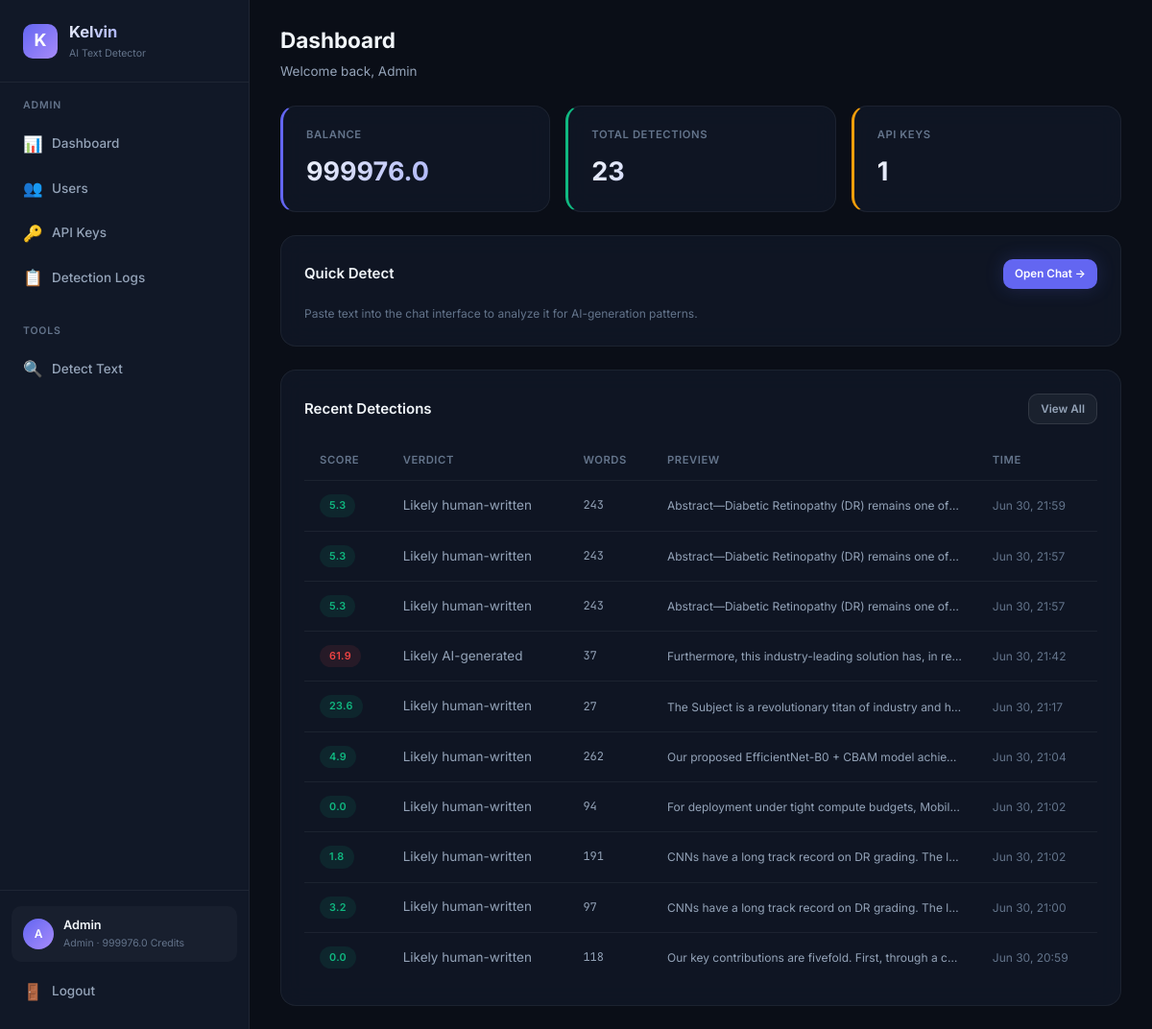
The page /dashboard (signed in) on the database as committed earlier.
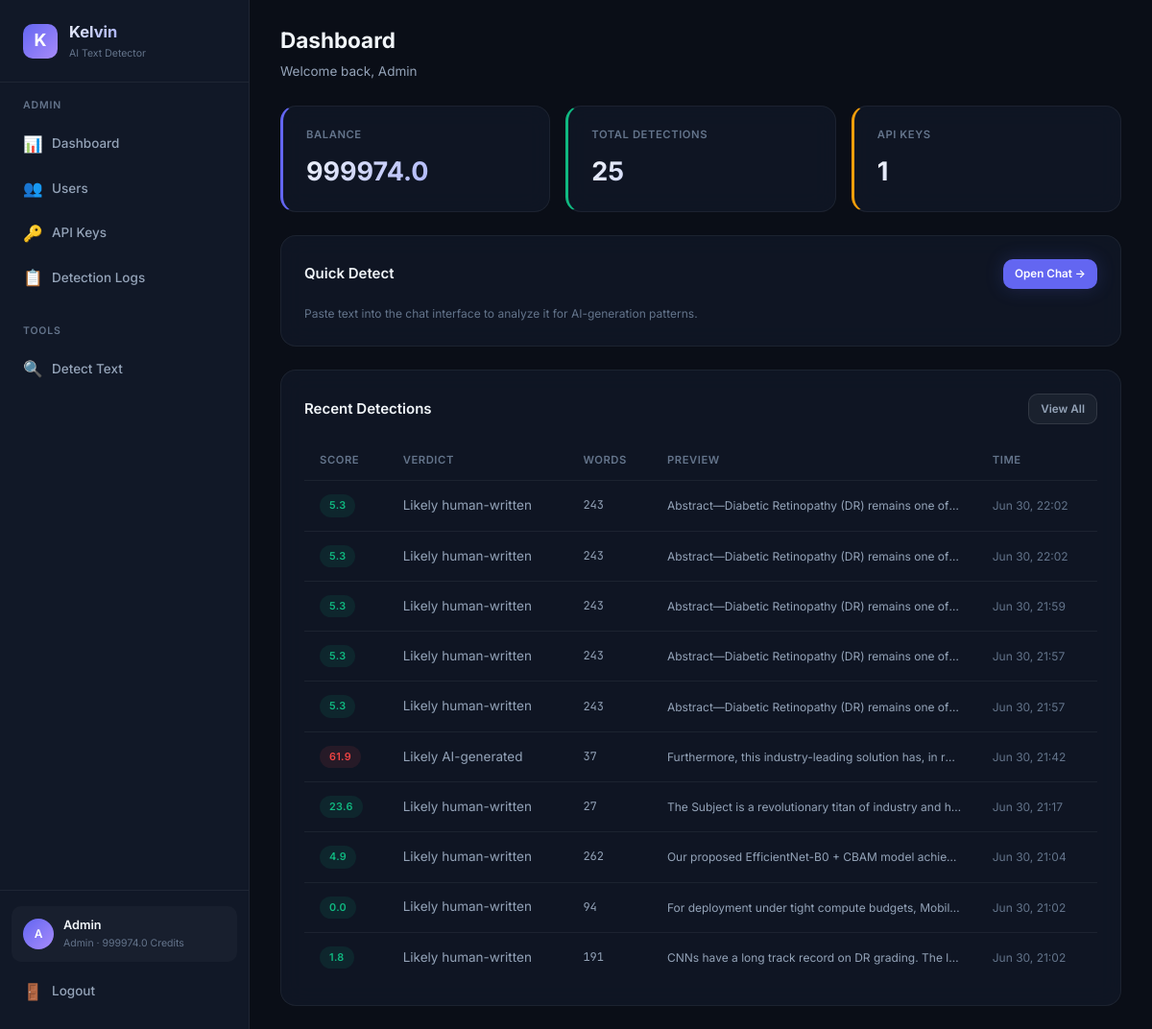
The same page on the database as committed later.
### database.py (models this page shows, shortened)
class User(Base):
    __tablename__ = "users"
    id = Column(Integer, primary_key=True, autoincrement=True)
    email = Column(String(255), unique=True, nullable=False, index=True)
    password_hash = Column(String(255), nullable=False)
    display_name = Column(String(100), nullable=False)
    role = Column(String(20), nullable=False, default="user")  # "admin" or "user"
    balance = Column(Float, nullable=False, default=100.0)
    is_active = Column(Boolean, nullable=False, default=True)
    created_at = Column(DateTime, nullable=False, default=datetime.utcnow)
    api_keys = relationship("APIKeyRecord", back_populates="user", lazy="dynamic")
    detection_logs = relationship("DetectionLog", back_populates="user", lazy="dynamic")
    transactions = relationship("BalanceTransaction", back_populates="user", lazy="dynamic")

class DetectionLog(Base):
    __tablename__ = "detection_logs"
    id = Column(Integer, primary_key=True, autoincrement=True)
    user_id = Column(Integer, ForeignKey("users.id"), nullable=False, index=True)
    api_key_id = Column(Integer, ForeignKey("api_keys.id"), nullable=True)
    input_text = Column(Text, nullable=False)
    output_json = Column(Text, nullable=False)  # JSON string
    score = Column(Float, nullable=True)
    verdict = Column(String(50), nullable=True)
    model_used = Column(String(30), nullable=True)
    cost = Column(Float, nullable=False, default=1.0)
    word_count = Column(Integer, nullable=True)
    ip_address = Column(String(45), nullable=True)
    created_at = Column(DateTime, nullable=False, default=datetime.utcnow)
    user = relationship("User", back_populates="detection_logs")
    api_key = relationship("APIKeyRecord", back_populates="detection_logs")
    __table_args__ = (
        Index("idx_logs_user_created", "user_id", "created_at"),
    )

### detect-ai.py (the view)
@app.get("/dashboard", response_class=HTMLResponse)
async def user_dashboard(request: Request, db: Session = Depends(get_db_session)):
    user = _require_web_user(request, db)
    recent_logs = db.query(DetectionLog).filter(DetectionLog.user_id == user.id).order_by(desc(DetectionLog.created_at)).limit(10).all()
    total_requests = db.query(func.count(DetectionLog.id)).filter(DetectionLog.user_id == user.id).scalar()
    return _render(request, db, "user/dashboard.html", recent_logs=recent_logs, total_requests=total_requests)

### templates/user/dashboard.html (shortened to what this page needs)
{% extends "base.html" %}
{% set active_page = 'user-dashboard' %}
{% block page_header %}
<div class="page-header">
    <h2>Dashboard</h2>
    <p>Welcome back, {{ user.display_name }}</p>
</div>
{% endblock %}
{% block content %}
<div class="stats-grid">
    <div class="stat-card accent">
        <div class="stat-label">Balance</div>
        <div class="stat-value">{{ user.balance | round(1) }}</div>
    </div>
    <div class="stat-card green">
        <div class="stat-label">Total Detections</div>
        <div class="stat-value">{{ total_requests }}</div>
    </div>
    <div class="stat-card yellow">
        <div class="stat-label">API Keys</div>
        <div class="stat-value">{{ user.api_keys.count() }}</div>
    </div>
</div>
<div class="card">
    <div class="card-header">
        <h3>Quick Detect</h3>
        <a href="/dashboard/detect" class="btn btn-primary btn-sm">Open Chat →</a>
    </div>
    <p class="text-muted text-sm">Paste text into the chat interface to analyze it for AI-generation patterns.</p>
</div>
<div class="card mt-24">
    <div class="card-header">
        <h3>Recent Detections</h3>
        <a href="/dashboard/usage" class="btn btn-secondary btn-sm">View All</a>
    </div>
    {% if recent_logs %}
    <div class="table-container">
        <table>
            <thead>
                <tr>
                    <th>Score</th>
                    <th>Verdict</th>
                    <th>Words</th>
                    <th>Preview</th>
                    <th>Time</th>
                </tr>
            </thead>
            <tbody>
                {% for log in recent_logs %}
                <tr>
                    <td>
                        <span class="badge {% if log.score >= 60 %}badge-red{% elif log.score >= 30 %}badge-yellow{% else %}badge-green{% endif %}">
                            {{ log.score | round(1) }}
                        </span>
                    </td>
                    <td>{{ log.verdict or '—' }}</td>
                    <td class="text-mono text-sm">{{ log.word_count or '—' }}</td>
                    <td class="truncate text-sm">{{ log.input_text[:80] }}{% if log.input_text|length > 80 %}...{% endif %}</td>
                    <td class="text-sm text-muted">{{ log.created_at.strftime('%b %d, %H:%M') if log.created_at else '—' }}</td>
                </tr>
                {% endfor %}
            </tbody>
        </table>
    </div>
    {% else %}
    <div class="empty-state">
        <div class="empty-icon">🔍</div>
        <h3>No detections yet</h3>
        <p>Start by analyzing some text in the <a href="/dashboard/detect">Detect</a> page.</p>
    </div>
    {% endif %}
</div>
{% endblock %}

### templates/base.html (shortened to what this page needs)
<!DOCTYPE html>
<html lang="en">
<head>
    <link rel="stylesheet" href="/static/css/style.css?v=6">
</head>
<body>
    {% block body %}
    <div class="app-layout">
        <aside class="sidebar">
            <div class="sidebar-brand">
                <div class="brand-icon">K</div>
                <div>
                    <h1>Kelvin</h1>
                    <div class="brand-version">AI Text Detector</div>
                </div>
            </div>
            <nav class="sidebar-nav">
                {% if user and user.role == 'admin' %}
                <div class="nav-section">
                    <div class="nav-section-title">Admin</div>
                    <a href="/admin/dashboard" class="nav-link {% if active_page == 'admin-dashboard' %}active{% endif %}">
                        <span class="nav-icon">📊</span> Dashboard
                    </a>
                    <a href="/admin/users" class="nav-link {% if active_page == 'admin-users' %}active{% endif %}">
                        <span class="nav-icon">👥</span> Users
                    </a>
                    <a href="/admin/keys" class="nav-link {% if active_page == 'admin-keys' %}active{% endif %}">
                        <span class="nav-icon">🔑</span> API Keys
                    </a>
                    <a href="/admin/logs" class="nav-link {% if active_page == 'admin-logs' %}active{% endif %}">
                        <span class="nav-icon">📋</span> Detection Logs
                    </a>
                </div>
                <div class="nav-section">
                    <div class="nav-section-title">Tools</div>
                    <a href="/dashboard/detect" class="nav-link {% if active_page == 'detect' %}active{% endif %}">
                        <span class="nav-icon">🔍</span> Detect Text
                    </a>
                </div>
                {% endif %}
            </nav>
            {% if user %}
            <div class="sidebar-footer">
                <div class="sidebar-user">
                    <div class="user-avatar">{{ user.display_name[0] | upper }}</div>
                    <div class="user-info">
                        <div class="user-name">{{ user.display_name }}</div>
                        <div class="user-role">{{ user.role }} · {{ user.balance | round(1) }} credits</div>
                    </div>
                </div>
                <a href="/logout" class="nav-link" style="margin-top: 8px;">
                    <span class="nav-icon">🚪</span> Logout
                </a>
            </div>
            {% endif %}
        </aside>
        <main class="main-content">
            {% block page_header %}{% endblock %}
            <div class="page-body">
                {% block content %}{% endblock %}
            </div>
        </main>
    </div>
    {% endblock %}
</body>
</html>

Rows that differ between the two databases and show on the page:
no longer on this page (row unchanged): DetectionLog: score "3.2", verdict "Likely human-written", word_count "97", input_text "CNNs have a long track record on DR grading. The l…", created_at "Jun 30, 21:00"
no longer on this page (row unchanged): DetectionLog: score "0.0", verdict "Likely human-written", word_count "118", input_text "Our key contributions are fivefold. First, through a c…", created_at "Jun 30, 20:59"
changed User "Admin": balance "999976.0" → "999974.0"
added DetectionLog: score "5.3", verdict "Likely human-written", word_count "243", input_text "Abstract—Diabetic Retinopathy (DR) remains one of…", created_at "Jun 30, 22:02"
added DetectionLog: score "5.3", verdict "Likely human-written", word_count "243", input_text "Abstract—Diabetic Retinopathy (DR) remains one of…", created_at "Jun 30, 22:02"
Other text that changed with them:
{{ total_requests }}: "23" → "25"
